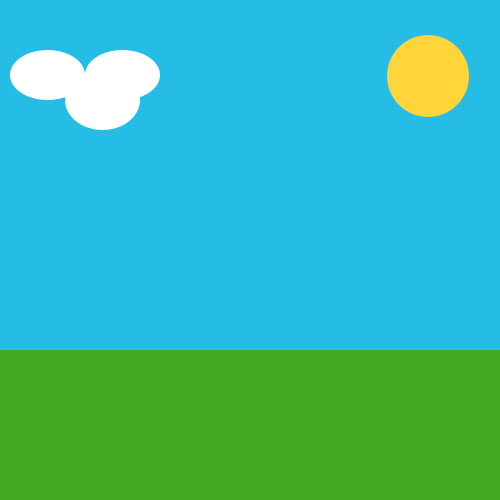
Frame 1 (no input)
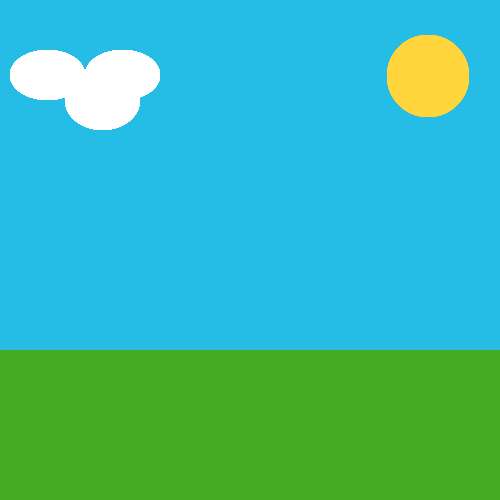
Frame 60 (the mouse pressed at the canvas centre just before this capture)
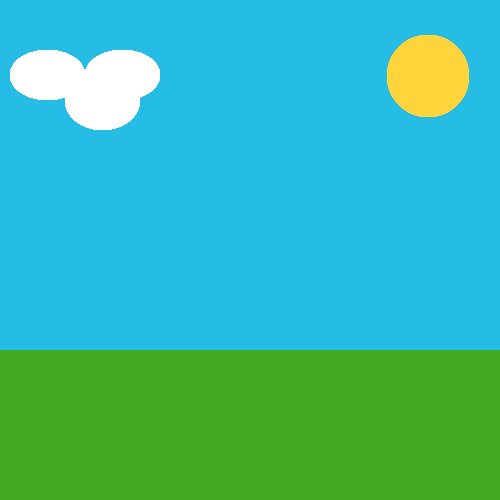
Frame 120 (the mouse held since frame 60 and released just before this capture)

The Processing sketch that drew these frames (run headless with seeded random() and noise(); from frame 60 on, the mouse is pressed at the canvas centre):

// Processing sketch: processing_76620
// ── processing_76620.pde

/*****************************************
 * Assignment 04
 * Kirsten Adams
 * kmadams@brynmawr.edu
 * CS 110 - Section 01
 * 10/24/2012
 * 
 * This file contains the source code for my fourth sketch which is based on classes.
***********************************************/

void setup() // creates the basics of the sketch, i.e., the size, background, and program calls.
{ 
  size (500,500);
  background (37,189,229); // creates blue sky
  noStroke(); // will draw objects without an outline
  smooth();
  ellipseMode(CORNER); // will create ellipses using the coordinates given for the corner of the ellipse
}

void drawButterfly()
{
  fill (118,46,219);
  ellipse (mouseX,mouseY,50,75); // draws the butterfly's wings
  ellipse (mouseX,mouseY,50,75);
  fill (255,31,226);
  ellipse (mouseX,mouseY,18,70); // draws the body of the butterfly
 }

void draw ()
{
  fill (67,170,36);
  rect (0,350,500,500); // draws grass
  fill (255,213,59);
  ellipse(387,35,82,82); // draws the sun
  fill (255);
  ellipse (10,50,75,50); // creates the clouds
  ellipse (65,70,75,60);
  ellipse (85,50,75,50);
}

void mouseClicked() // when the sketch is clicked, a butterfly in mid-wing flap is drawn
{
  drawButterfly();
}

class Butterfly // creates the class Butterfly
{
  color c;
  float xpos;
  float ypos;
  float xspeed;
  
  Butterfly()
  {
    c = color(0);
    xpos = width/2;
    ypos = height/2;
    xspeed = 1;
  }
  
  void display() // draws Butterfly
  {
    drawButterfly();
  }
  
  void move() // moves the Butterfly
  {
    xpos = xpos + xspeed;
    if (xpos > width)
    {
      xpos = 0;
    }
  }
}
